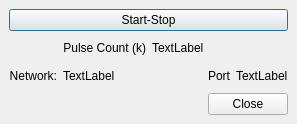
<ui version="4.0" >
 <class>CP2Sim</class>
 <widget class="QDialog" name="CP2Sim" >
  <property name="geometry" >
   <rect>
    <x>0</x>
    <y>0</y>
    <width>297</width>
    <height>124</height>
   </rect>
  </property>
  <property name="sizePolicy" >
   <sizepolicy>
    <hsizetype>1</hsizetype>
    <vsizetype>1</vsizetype>
    <horstretch>0</horstretch>
    <verstretch>0</verstretch>
   </sizepolicy>
  </property>
  <property name="windowTitle" >
   <string>CP2Sim</string>
  </property>
  <layout class="QVBoxLayout" >
   <property name="margin" >
    <number>9</number>
   </property>
   <property name="spacing" >
    <number>6</number>
   </property>
   <item>
    <widget class="QPushButton" name="_startStopButton" >
     <property name="text" >
      <string>Start-Stop</string>
     </property>
    </widget>
   </item>
   <item>
    <layout class="QHBoxLayout" >
     <property name="margin" >
      <number>0</number>
     </property>
     <property name="spacing" >
      <number>6</number>
     </property>
     <item>
      <widget class="QLabel" name="label_2" >
       <property name="text" >
        <string>Pulse Count (k)</string>
       </property>
       <property name="alignment" >
        <set>Qt::AlignRight|Qt::AlignTrailing|Qt::AlignVCenter</set>
       </property>
      </widget>
     </item>
     <item>
      <widget class="QLabel" name="_pulseCount" >
       <property name="text" >
        <string>TextLabel</string>
       </property>
      </widget>
     </item>
    </layout>
   </item>
   <item>
    <layout class="QHBoxLayout" >
     <property name="margin" >
      <number>0</number>
     </property>
     <property name="spacing" >
      <number>6</number>
     </property>
     <item>
      <widget class="QLabel" name="label" >
       <property name="text" >
        <string>Network:</string>
       </property>
       <property name="alignment" >
        <set>Qt::AlignRight|Qt::AlignTrailing|Qt::AlignVCenter</set>
       </property>
      </widget>
     </item>
     <item>
      <widget class="QLabel" name="_outIpText" >
       <property name="text" >
        <string>TextLabel</string>
       </property>
      </widget>
     </item>
     <item>
      <spacer>
       <property name="orientation" >
        <enum>Qt::Horizontal</enum>
       </property>
       <property name="sizeHint" >
        <size>
         <width>40</width>
         <height>20</height>
        </size>
       </property>
      </spacer>
     </item>
     <item>
      <widget class="QLabel" name="label_4" >
       <property name="text" >
        <string>Port</string>
       </property>
       <property name="alignment" >
        <set>Qt::AlignRight|Qt::AlignTrailing|Qt::AlignVCenter</set>
       </property>
      </widget>
     </item>
     <item>
      <widget class="QLabel" name="_outPortText" >
       <property name="text" >
        <string>TextLabel</string>
       </property>
      </widget>
     </item>
    </layout>
   </item>
   <item>
    <widget class="QDialogButtonBox" name="buttonBox" >
     <property name="orientation" >
      <enum>Qt::Horizontal</enum>
     </property>
     <property name="standardButtons" >
      <set>QDialogButtonBox::Close</set>
     </property>
    </widget>
   </item>
  </layout>
 </widget>
 <resources/>
 <connections>
  <connection>
   <sender>buttonBox</sender>
   <signal>accepted()</signal>
   <receiver>CP2Sim</receiver>
   <slot>accept()</slot>
   <hints>
    <hint type="sourcelabel" >
     <x>248</x>
     <y>254</y>
    </hint>
    <hint type="destinationlabel" >
     <x>157</x>
     <y>274</y>
    </hint>
   </hints>
  </connection>
  <connection>
   <sender>buttonBox</sender>
   <signal>rejected()</signal>
   <receiver>CP2Sim</receiver>
   <slot>reject()</slot>
   <hints>
    <hint type="sourcelabel" >
     <x>316</x>
     <y>260</y>
    </hint>
    <hint type="destinationlabel" >
     <x>286</x>
     <y>274</y>
    </hint>
   </hints>
  </connection>
 </connections>
</ui>
